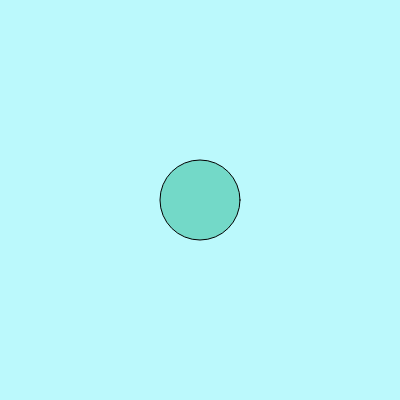
Frame 1 (no input)
Frame 60 (no input): identical to frame 1, image omitted
Frame 120 (the mouse pressed at the canvas centre since frame 60): identical to frame 1, image omitted

The p5.js sketch that drew this single still picture (run headless with seeded random() and noise() and a simulated clock; from frame 60 on, the mouse is pressed at the canvas centre):

// p5.js sketch
// ── sketch.js
function setup() {
  createCanvas(400, 400);
}

let x = 200;
let y = 200;
let isEnterPressed = false;

function draw() {
  const c = color(187, 249, 252);
  const squishColor = color(115, 217, 200);
  background(c);
  fill(squishColor);

  if (keyIsPressed === true && isEnterPressed === false) {
    if (keyCode === RIGHT_ARROW && x + 5 <= 358) {
      x = x + 5;
    }
    if (keyCode === LEFT_ARROW && x - 5 >= 38) {
      x = x - 5;
    }
    if (keyCode === UP_ARROW && y - 5 >= 38) {
      y = y - 5;
    }
    if (keyCode === DOWN_ARROW && y + 5 <= 358) {
      y = y + 5;
    }

    if (keyIsPressed === true && keyCode === ENTER) {
      isEnterPressed = true;
    }

    
  }
  ellipse(x, y, 80, 80);
}

// if user has not pressed key
// keep changing squish's x and y values

// background color

// order matters! if you fill every object after will have color
